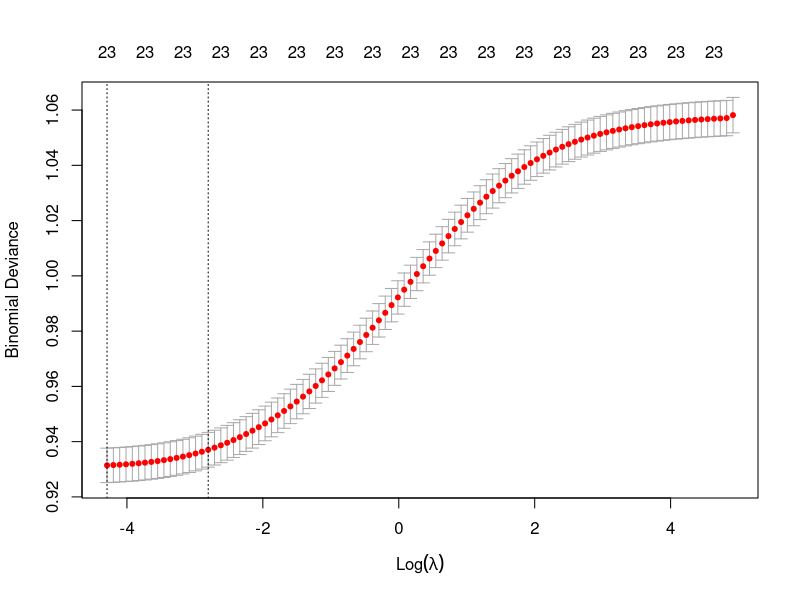
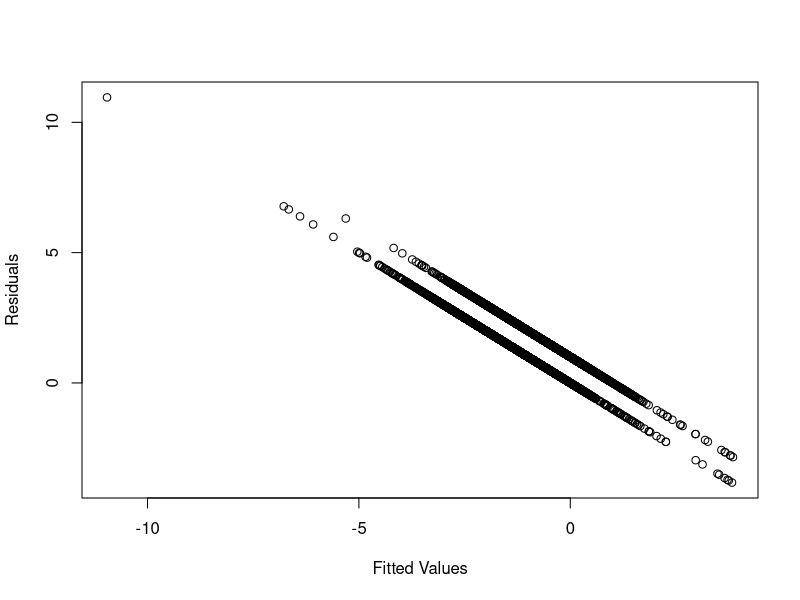
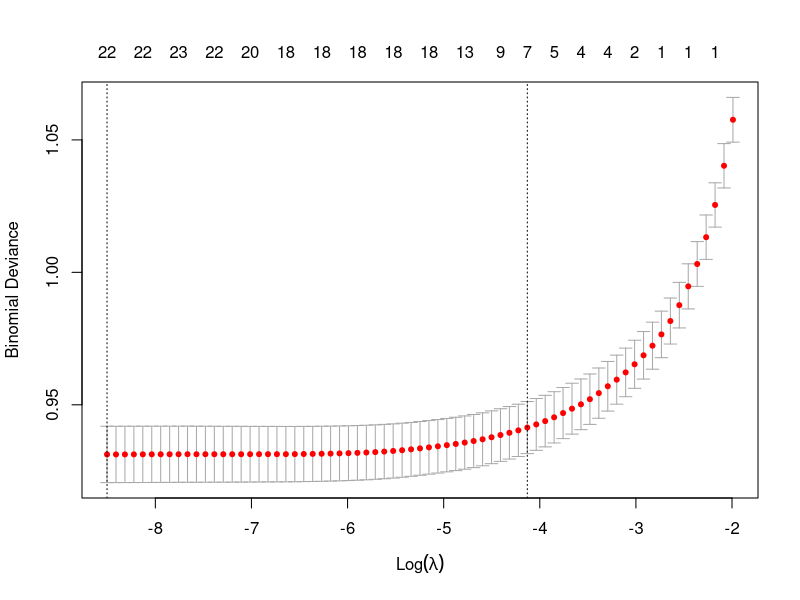
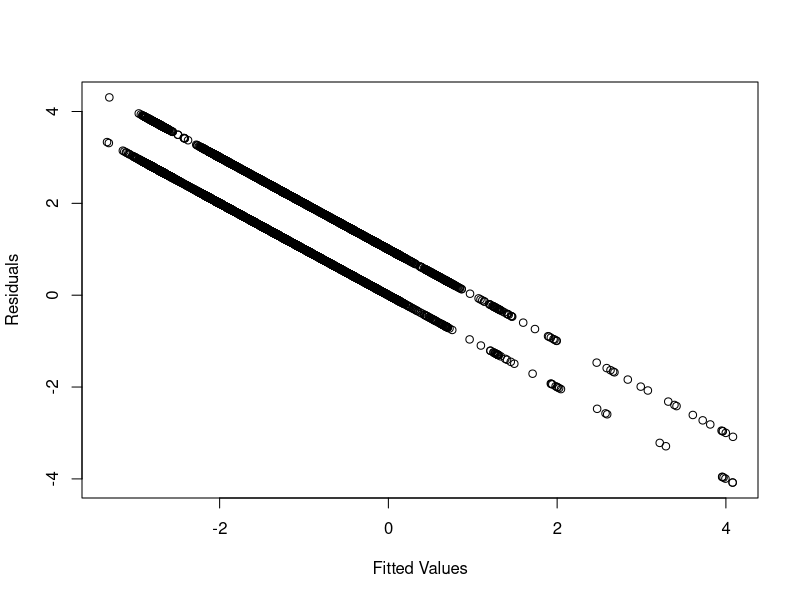
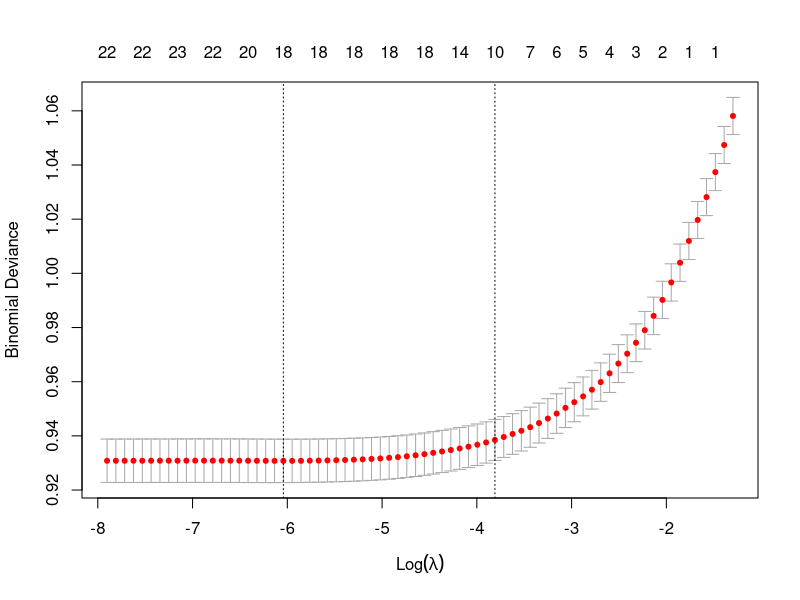
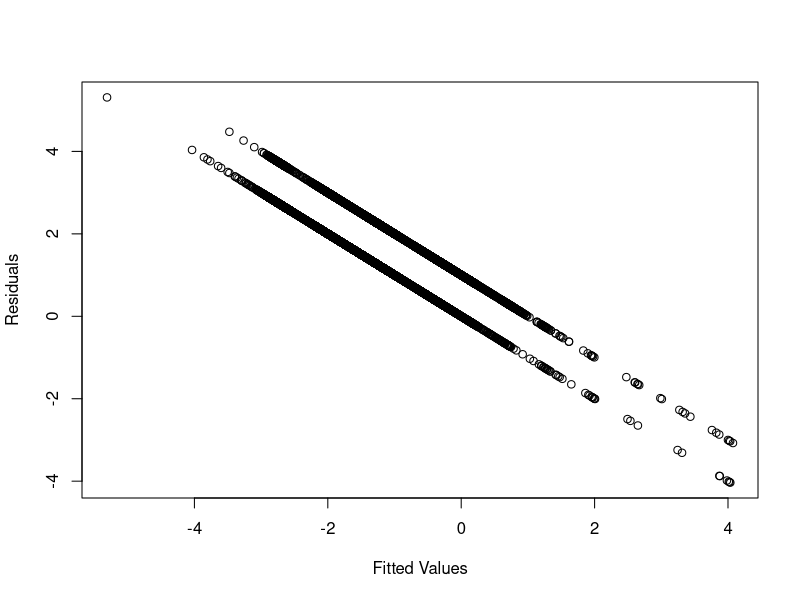

R code for these plots, in order:


library(glmnet)
library(MASS)
library(caret)

m_data <- read.table("defaultCreditCard.txt", sep = '\t', header=TRUE)
m_features <- m_data[,-c(24)]
v_labels <- m_data[,24]
m_trainingData <- createDataPartition(y = v_labels, p = 0.8, list = FALSE)

m_trainingFeatures <- m_features[m_trainingData,]
m_trainingLabels <- v_labels[m_trainingData]

m_testingFeatures <- m_features[-m_trainingData,]
m_testingLabels <- v_labels[-m_trainingData]

##### Ridge regularization
fit <- cv.glmnet(x = as.matrix(m_trainingFeatures),y = m_trainingLabels,  family = "binomial",  keep = TRUE, alpha = 0)
s_lambdaPos <- match(fit$lambda.1se, fit$lambda)
plot(fit)
plot(fit$fit.preval[,s_lambdaPos], m_trainingLabels - fit$fit.preval[,s_lambdaPos], ylab = "Residuals", xlab = "Fitted Values")
print(var(fit$fit.preval[,s_lambdaPos])/var(m_trainingLabels))

lmpredn <- predict(fit, as.matrix(m_testingFeatures), type="class", s = "lambda.min")
nmright <- sum( m_testingLabels==lmpredn) 
errratem <- (1 - nmright/length(m_testingLabels))
print(errratem)


##### Lasso regularization
fit <- cv.glmnet(x = as.matrix(m_trainingFeatures),y = m_trainingLabels,  family = "binomial",  keep = TRUE, alpha = 1)
s_lambdaPos <- match(fit$lambda.1se, fit$lambda)
plot(fit)
plot(fit$fit.preval[,s_lambdaPos], m_trainingLabels - fit$fit.preval[,s_lambdaPos], ylab = "Residuals", xlab = "Fitted Values")
print(var(fit$fit.preval[,s_lambdaPos])/var(m_trainingLabels))

lmpredn <- predict(fit, as.matrix(m_testingFeatures), type="class", s = "lambda.min")
nmright <- sum( m_testingLabels==lmpredn) 
errratem <- (1 - nmright/length(m_testingLabels))
print(errratem)


##### Ridge regularization
fit <- cv.glmnet(x = as.matrix(m_trainingFeatures),y = m_trainingLabels,  family = "binomial",  keep = TRUE, alpha = 0.5)
s_lambdaPos <- match(fit$lambda.1se, fit$lambda)
plot(fit)
plot(fit$fit.preval[,s_lambdaPos], m_trainingLabels - fit$fit.preval[,s_lambdaPos], ylab = "Residuals", xlab = "Fitted Values")
print(var(fit$fit.preval[,s_lambdaPos])/var(m_trainingLabels))

lmpredn <- predict(fit, as.matrix(m_testingFeatures), type="class", s = "lambda.min")
nmright <- sum( m_testingLabels==lmpredn) 
errratem <- (1 - nmright/length(m_testingLabels))
print(errratem)
